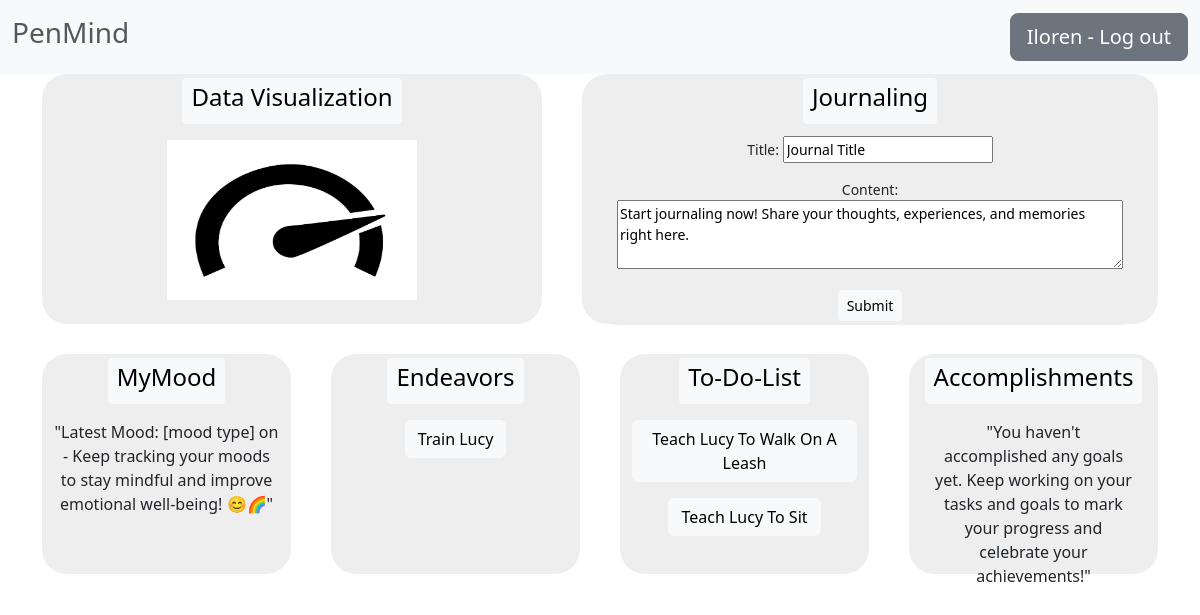
The page /profile/ (signed in) on the database as committed earlier.
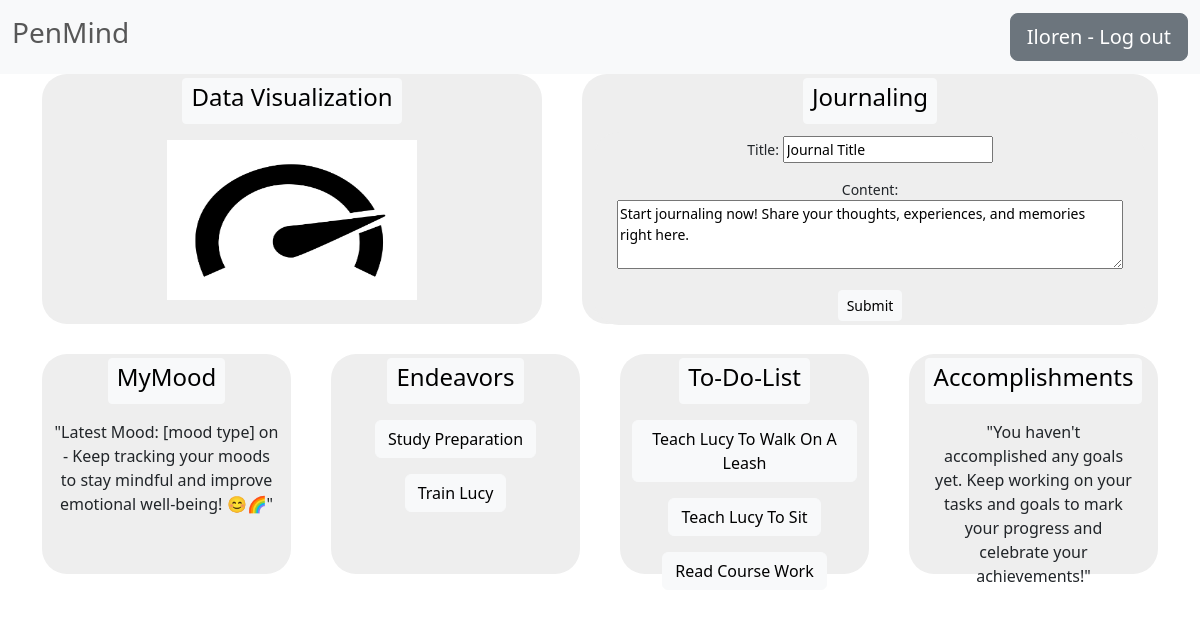
The same page on the database as committed later.
### Endeavors/models.py (models this page shows)
class Endeavor(models.Model):
    author = models.ForeignKey(User, on_delete=models.CASCADE)
    title = models.CharField(max_length=100, null=True)
    start_date = models.DateField(null=True)
    def __str__(self):
        return self.title
    class Meta:
        ordering = ["-id"]

### To_Do/models.py (models this page shows)
class Task(models.Model):
    goal = models.ForeignKey(Endeavor, on_delete=models.CASCADE, null=True, related_name="todo_tasks")
    title = models.CharField(max_length=200, null=True, unique=True)
    description = models.TextField(null=True, blank=True)
    starting_time = models.DateTimeField()
    completed = models.BooleanField(default=False, null=True, blank=True)
    def __str__(self):
        return self.title

### users/views.py (the view, shortened to what this page needs)
# urls.py: path('profile/', login_required(ProfileTemplateViews.as_view()), name='profile'),
class ProfileTemplateViews(TemplateView):
    template_name = "users/profile.html"
    def get_context_data(self, **kwargs):
        context = super().get_context_data(**kwargs)
        context["form"] = JournalModelForm(initial={"content": "Start journaling now! Share your thoughts, experiences,"
                                                               " and memories right here.",
                                                    "title": "Journal Title"})
        context["list_endeavor"] = Endeavor.objects.filter(author=self.request.user)[:3]
        context["list_task"] = Task.objects.filter(goal__author=self.request.user)[:3]
        context["list_accomplished"] = AccomplishedGoal.objects.filter(author=self.request.user)[:3]
        return context

### Journaling/forms.py
class JournalModelForm(forms.ModelForm):
    class Meta:
        model = Journal
        fields = ["title", "content"]
        widgets = {"content": forms.Textarea(attrs={'rows': 3, 'cols': 60})}

### users/templates/users/profile.html (shortened to what this page needs)
{% extends "users/base.html" %}
{% load static %}
{% block content %}
<link rel="stylesheet" type="text/css" href="{% static 'users/style.css' %}">
<div class="container text-center">
  <div class="row">
    <div  class="col-8 section-card" id="data_visualization">
      <a href="{% url 'data' %}" class="btn btn-light btn-sm mt-1"><h4>Data Visualization</h4></a>
      <div class="mt-3" ><img src="{% static 'black.png' %}" height="160" width="250"></div>
    </div>
    <div class="col section-card" id="journaling">
      <a href="{% url 'journal' %}" class="btn btn-light btn-sm mt-1 mb-2"><h4>Journaling</h4></a>
      <form style="border: none" id="form " class="form-control form-control-sm section-card" method="post" >
        {{ form.as_p }}
          <input class="btn btn-light btn-sm" type="submit">
      </form>
    </div>
  </div>
  <div class="row">
    <div class="col section-card" id="mymood"><a href="{% url 'mood' %}" class="btn btn-light btn-sm mt-1"><h4>MyMood</h4></a>
      <div class="emoji">
        <p class="text-center text-dark mt-3">
          "Latest Mood: {{mood}} [mood type] on {{mood_date|date}} - Keep tracking your moods to stay mindful and improve emotional well-being! 😊🌈"
        </p>
      </div>
    </div>
    <div class="col section-card" id="endeavors"><a href="{% url 'list_endeavor' %}" class="btn btn-light btn-sm mt-1">
      <h4>Endeavors</h4></a>
      {% if list_endeavor %}
        {% for program_title in list_endeavor %}
          <div>
            <a class="btn btn-light mt-3" href="{% url 'detail_endeavor' program_title.pk %} ">{{ program_title|title}}</a>
          </div>
        {% endfor %}
      {% else %}
        <p class="container mt-3 text-dark">"No goals set up yet.
          Start by creating your first goal to organize your tasks and goals."</p>
      {% endif %}
    </div>
    <div class="col section-card" id="to_do"><a href="{% url 'todos' %}" class="btn btn-light btn-sm mt-1">
      <h4>To-Do-List</h4></a>
      {% if list_task %}
        {% for task_title in list_task %}
          <div>
            <a class="btn btn-light mt-3" href="{% url 'detail_todo' task_title.pk %}">{{ task_title|title}}</a>
          </div>
        {% endfor %}
      {% else %}
        <p class="container mt-3 text-dark">"No tasks available yet.
          Add tasks to your goals to track your progress and accomplishments."</p>
      {% endif %}
    </div>
    <div class="col section-card" id="accomplished"><a href="{% url 'done' %}" class="btn btn-light btn-sm mt-1">
      <h4>Accomplishments</h4></a>
      {% if list_accomplished %}
        {% for program_title in list_accomplished %}
          <div>
            <a class="btn btn-light mt-3" href="{% url 'done' %}">{{ program_title|title}}</a>
          </div>
        {% endfor %}
      {% else %}
      <div>
        <p class="container mt-3">"You haven't accomplished any goals yet.
          Keep working on your tasks and goals to mark your progress and celebrate your achievements!"</p>
      </div>
      {% endif %}
    </div>
  </div>
</div>
{% endblock content %}

### users/templates/users/base.html (shortened to what this page needs)
<!DOCTYPE html>
<html lang="en">
<head>
    {% load static %}
  <link href="https://cdn.jsdelivr.net/npm/bootstrap@5.3.0/dist/css/bootstrap.min.css"
        rel="stylesheet"
>
</head>
<nav class="navbar bg-body-tertiary">
    <div class="container-fluid">
        <span class="navbar-text text-tertiary"><h3>PenMind</h3></span>
        {% if user.is_authenticated %}
        <span><a class="btn btn-secondary btn-lg" href="{% url 'logout' %}"
                 href="{% url 'logout' %}">{{ user.username.title }} - Log out</a>
        </span>
        {% endif %}
    </div>
</nav>
<body>
<div class="container">
    {% block content %}
    {% endblock content %}
</div>
</body>
</html>

### users/static/users/style.css (style rules this page uses)
#journaling { height: 250px; width: 500px; border: 5px lightgray; margin-left: 20px; margin-bottom: 20px; }
#data_visualization { height: 250px; width: 500px; border: 5px lightgray; margin-right: 20px; }
#mymood { height: 220px; width: 500px; border: 5px lightgray; margin-top: 10px; margin-right: 40px; }
#endeavors { height: 220px; width: 500px; border: 5px lightgray; margin-top: 10px; margin-right: 40px; }
#to_do { height: 220px; width: 500px; border: 5px lightgray; margin-top: 10px; margin-right: 40px; }
#accomplished { height: 220px; width: 500px; border: 5px lightgray; margin-top: 10px; }
.section-card { background: #EEEEEE; border-radius:25px; }

Rows that differ between the two databases and show on the page:
added Endeavor: title "Study Preparation"
added Task: title "Read Course Work"
